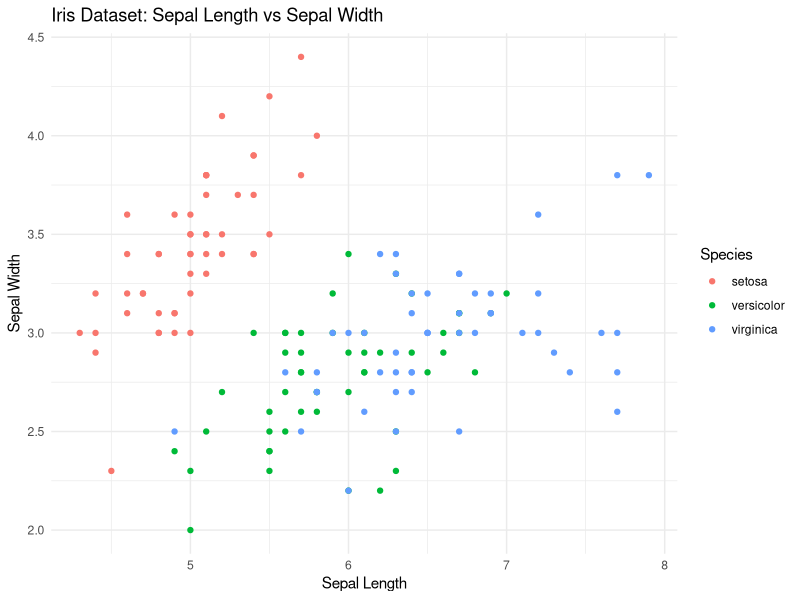

Generate this figure with R:
## ---- chunk 1

library(tidyverse)
iris |> 
  ggplot(aes(x = Sepal.Length, y = Sepal.Width, color = Species)) +
  geom_point() +
  theme_minimal() +
  labs(title = "Iris Dataset: Sepal Length vs Sepal Width",
       x = "Sepal Length",
       y = "Sepal Width")
